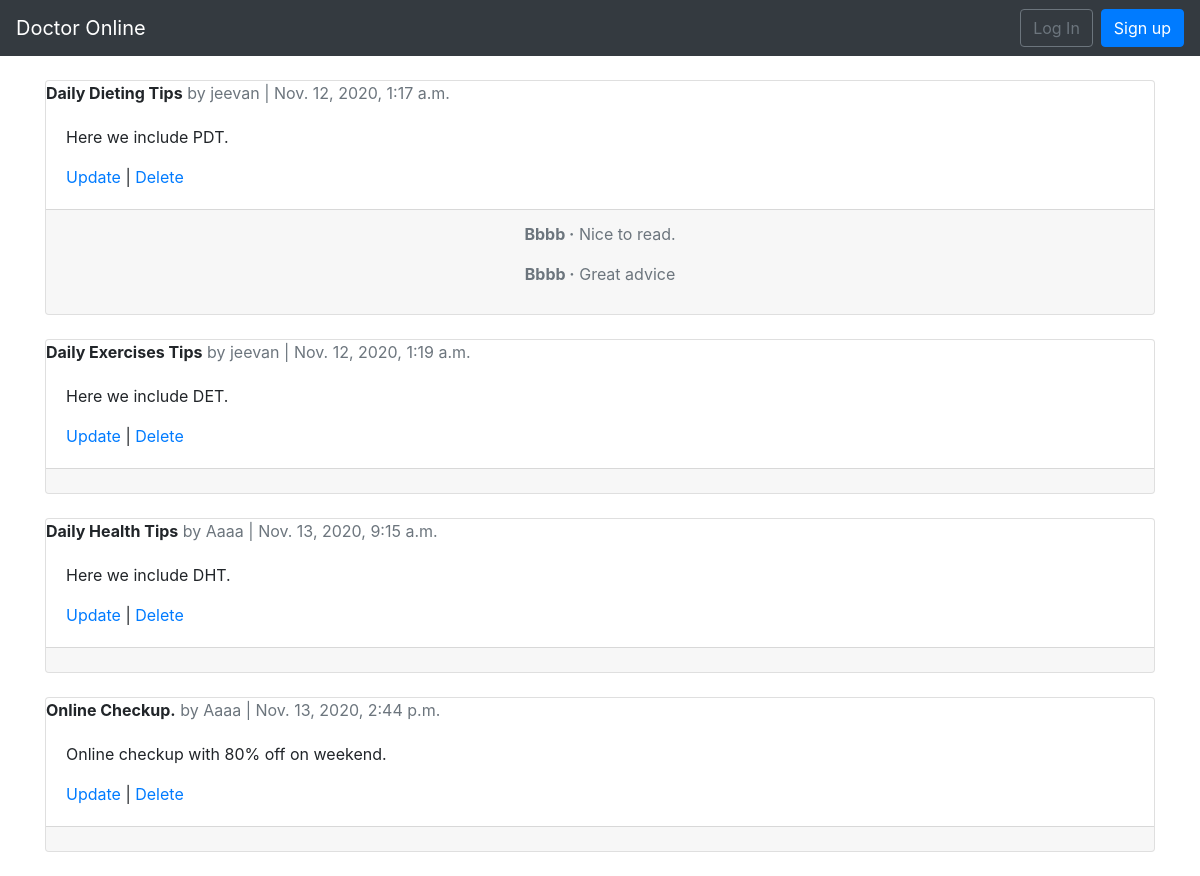
The app's page /articles/ with its own data.
### articles/models.py (models this page shows, shortened)
class Article(models.Model):
   title=models.CharField(max_length=255)
   body=models.TextField()
   date=models.DateTimeField(auto_now_add=True)
   author=models.ForeignKey(
   get_user_model(),
   on_delete=models.CASCADE,
   )

class Comment(models.Model):
   article=models.ForeignKey(
   Article,
   on_delete=models.CASCADE,
   related_name='comments',
   )
   comment=models.CharField(max_length=500)
   author=models.ForeignKey(
   get_user_model(),
   on_delete=models.CASCADE,
   )
   def __str__(self):
      return self.comment

### users/models.py (models this page shows)
class CustomUser(AbstractUser):
	age=models.PositiveIntegerField(null=True,blank=True)

### articles/views.py (the view)
# urls.py: path('',ArticleListView.as_view(),name='article_list'),
class ArticleListView(ListView):
   model=Article
   template_name='article_list.html'

### templates/article_list.html (shortened to what this page needs)
{% extends 'base.html' %}
{% block content %}
{% for article in object_list %}
<div class="card">
   <div class="card-reader">
      <span class="font-weight-bold">{{ article.title }}</span>
      <span class="text-muted">by {{ article.author }} | {{ article.date }}</span>
   </div>
   <div class="card-body">
      <p>{{ article.body }}</p>
         <a href="{% url 'article_update' article.pk %}">Update</a> |
         <a href="{% url 'article_delete' article.pk %}">Delete</a>
   </div>
   <div class="card-footer text-center text-muted">
      {% for comment in article.comments.all %}
        <p>
            <span class="font-weight-bold">{{ comment.author }} &middot;</span>
            {{ comment }}
         </p>
      {% endfor %}
</div>
</div>
<br />
{% endfor %}
{% endblock content %}

### templates/base.html (shortened to what this page needs)
<!doctype html>
<html lang="en">
<head>
 <link rel="stylesheet"
href="https://stackpath.bootstrapcdn.com/bootstrap/4.1.3/css/\
bootstrap.min.css"
integrity="sha384-MCw98/SFnGE8fJT3GXwEOngsV7Zt27NXFoaoApmYm81i\
uXoPkFOJwJ8ERdknLPMO"
crossorigin="anonymous">
</head>
<body>
<nav class="navbar navbar-expand-md navbar-dark bg-dark mb-4">
<a class="navbar-brand" href="{% url 'home' %}">Doctor Online</a>
<div class="collapse navbar-collapse" id="navbarCollapse">
{% if user.is_authenticated %}
<ul class="navbar-nav ml-auto">
<li class="nav-item">
<a class="nav-link dropdown-toggle" href="#" id="userMenu"
data-toggle="dropdown" aria-haspopup="true"
aria-expanded="false"> {{ user.username }} </a>
<div class="dropdown-menu dropdown-menu-right"
aria-labelledby="userMenu">
<a class="dropdown-item" href="{% url 'password_change'%}">Change password</a>
<div class="dropdown-divider"></div>
<a class="dropdown-item" href="{% url 'logout' %}">Log Out</a>
</div>
</li>
</ul>
{% else %}
<form class="form-inline ml-auto">
<a href="{% url 'login' %}" class="btn btn-outline-secondary"> Log In</a>
<a href="{% url 'signup' %}" class="btn btn-primary ml-2"> Sign up</a>
</form>
{% endif %}
</div>
</nav>
<div class="container">
{% block content %}
{% endblock content %}
</div>
</body>
</html>

### records on screen
Article: title "Daily Dieting Tips", author "jeevan", date "Nov. 12, 2020, 1:17 a.m.", body "Here we include PDT."
Comment: author "Bbbb", comment "Nice to read."
Comment: author "Bbbb", comment "Great advice"
Article: title "Daily Exercises Tips", author "jeevan", date "Nov. 12, 2020, 1:19 a.m.", body "Here we include DET."
Article: title "Daily Health Tips", author "Aaaa", date "Nov. 13, 2020, 9:15 a.m.", body "Here we include DHT."
Article: title "Online Checkup.", author "Aaaa", date "Nov. 13, 2020, 2:44 p.m.", body "Online checkup with 80% off on weekend."
